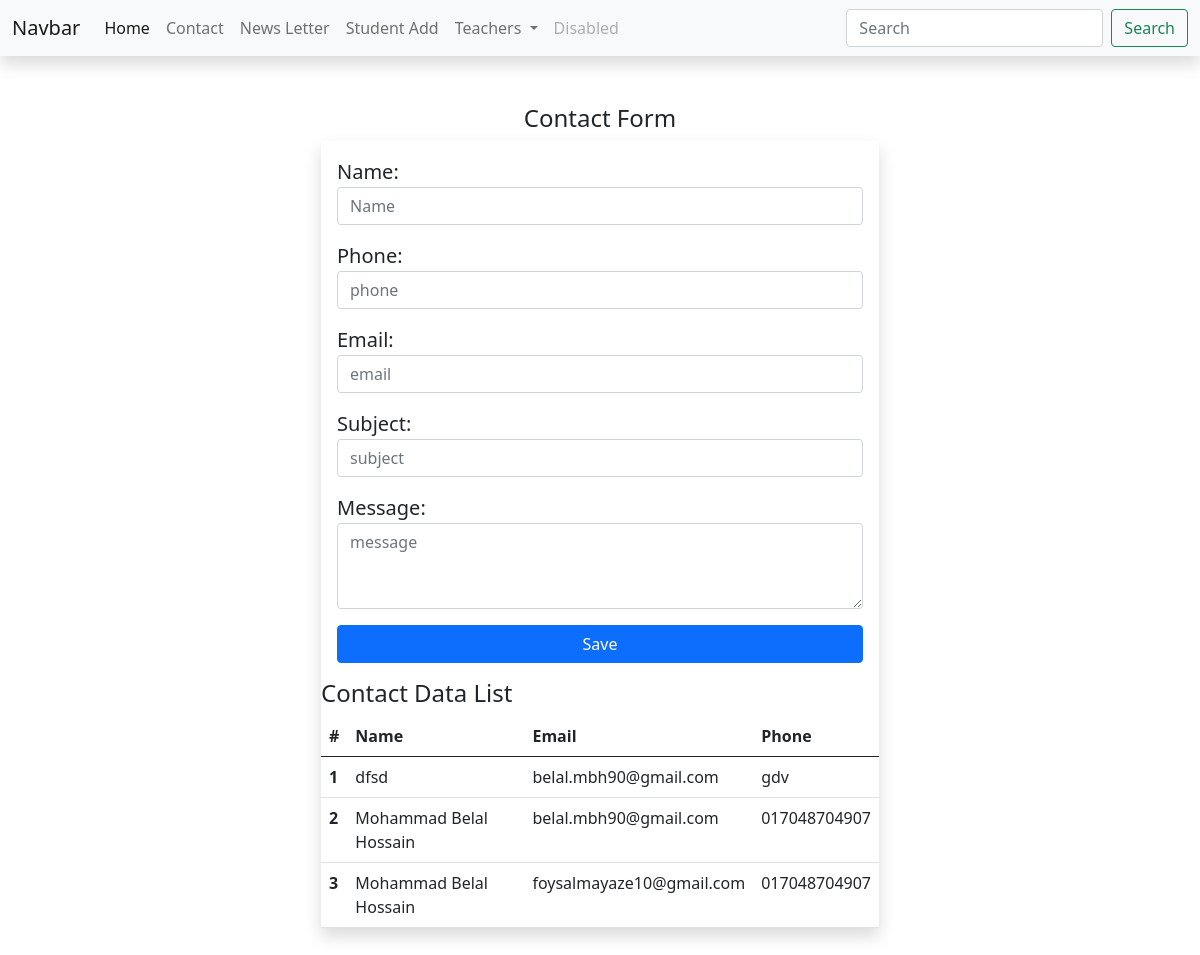
Page /contact/ on the committed database.
### uit_app/models.py (models this page shows, shortened)
class Contact(models.Model):
    name = models.CharField(max_length = 150)
    phone = models.CharField(max_length = 150)
    email = models.EmailField()
    subject  = models.CharField(max_length = 150)
    message  = models.TextField()

### uit_app/views.py (the view)
# urls.py: path('contact/', contact, name='contact'),
def contact(request):
    contact_data = Contact.objects.all()
    if request.method == 'POST':
        contact_form = ContactForm(request.POST)
        if contact_form.is_valid():
            contact_form.save()
            return redirect('contact')
    else:
        contact_form = ContactForm()
    return render(request, 'contact.html', {'contact_form':contact_form, 'contact_data':contact_data})

### uit_app/forms.py
class ContactForm(forms.ModelForm):
    name = forms.CharField(widget=forms.TextInput(attrs={
        'class':'form-control',
        'placeholder':"Name"
    }))
    phone = forms.CharField(widget=forms.NumberInput(attrs={
        'class':'form-control',
        'type':'tel',
        'placeholder':"phone"
    }))
    email = forms.EmailField(widget=forms.EmailInput(attrs={
        'class':'form-control',
        'placeholder':"email"
    }))
    subject = forms.CharField(widget=forms.TextInput(attrs={
        'class':'form-control',
        'placeholder':"subject",
    }))
    message = forms.CharField(widget=forms.Textarea(attrs={
        'class':'form-control',
        'rows': 3,
        'placeholder':"message"
    }))
    class Meta:
        model = Contact
        fields = ['name','phone','email','subject','message']

### uit_app/context_processors.py (called while the page is built)
def eee_teacher(request):
    tf_data = Teacher.objects.filter(department__name='EEE')
    context = {
        'tf_data':tf_data
    }
    return context

### uit_app/templates/contact.html (shortened to what this page needs)
{% extends 'base.html' %}
{% block body %}
<div class="container my-5">
    <h4 class="text-center">Contact Form</h4>
    <div class="col-11 col-md-6 mx-auto shadow">
        <form class="p-3" action="" method="POST">
            {{ contact_form.as_p }}
            <button class="btn btn-primary col-12" type="submit">Save</button>
        </form>
        <h4>Contact Data List</h4>
        <table class="table">
            <thead>
              <tr>
                <th scope="col">#</th>
                <th scope="col">Name</th>
                <th scope="col">Email</th>
                <th scope="col">Phone</th>
              </tr>
            </thead>
            <tbody>
                {% for c in contact_data %}
                <tr>
                    <th scope="row">{{ forloop.counter }}</th>
                    <td>{{ c.name }}</td>
                    <td>{{ c.email }}</td>
                    <td>{{ c.phone }}</td>
                  </tr>
                {% endfor %}
            </tbody>
          </table>
    </div>
</div>
{% endblock body %}

### uit_app/templates/contact.html (style rules this page uses)
label { font-size: 20px; }

### rows in the picture
Contact: name "dfsd", email "belal.mbh90@gmail.com", phone "gdv"
Contact: name "Mohammad Belal Hossain", email "belal.mbh90@gmail.com", phone "017048704907"
Contact: name "Mohammad Belal Hossain", email "foysalmayaze10@gmail.com", phone "017048704907"
